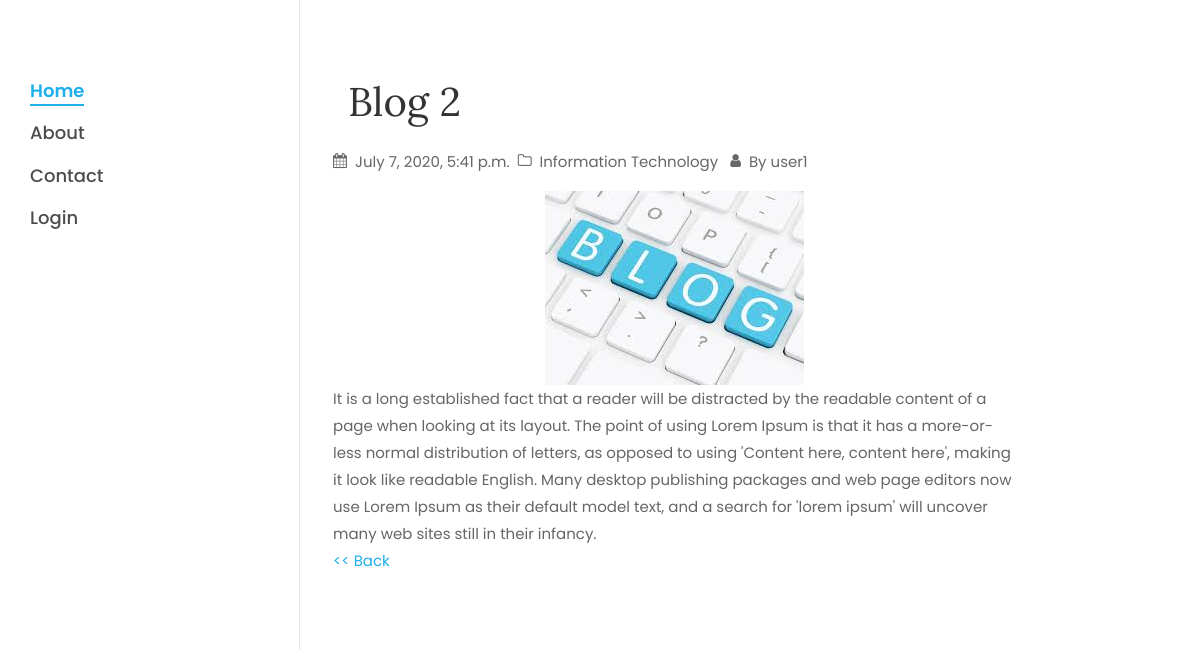
The app's page /detail/2 with its own data.
### blog/models/blog.py (models this page shows, shortened)
class Blog(models.Model):
	INACTIVE='Inactive'
	ACTIVE='Active'
	STATUS_CHOICES=((INACTIVE, 'Inactive'),(ACTIVE, 'Active'))
	blog_title = models.CharField('Blog Title', max_length=255)
	blog_category = models.ForeignKey(Category, on_delete=models.CASCADE)
	blog_user = models.ForeignKey(User, on_delete=models.CASCADE)
	blog_image = models.ImageField('Blog Image', upload_to=PathAndRename(''), blank=True)
	blog_content = models.TextField()
	blog_status = models.CharField('Status', max_length=8, choices=STATUS_CHOICES, default=ACTIVE)
	blog_created_date = models.DateTimeField(auto_now_add=True)
	blog_updated_date = models.DateTimeField(auto_now=True)
	class Meta:
		ordering = ['-id']

### blog/models/category.py (models this page shows, shortened)
class Category(models.Model):
	category_title = models.CharField('Category Title', max_length=255)
	class Meta:
		ordering = ['-id']

### blog/views/index.py (the view)
# urls.py: path('detail/<id>', views.blog_detail, name='detail'),
def blog_detail(request, id):
	categories = get_category_list()
	blog = get_object_or_404(Blog, pk=id)
	return render(request, 'blog/single.html', {'blog':blog, 'categories':categories, 'default_image':str(settings.MEDIA_URL) + str(settings.DEFAULT_USER_IMAGE)})

### blog/views/index.py (called while the page is built)
def get_category_list():
	category = Category.objects.all()
	return category

### blog/templates/blog/single.html
{% extends 'blog/base.html' %}
{% load static %}
{% load custom_filters %}
{% block main %}
		<div id="colorlib-main">
			<section class="ftco-section ftco-no-pt ftco-no-pb">
	    	<div class="container">
	    		<div class="row d-flex">
	    			<div class="col-lg-10 px-md-5 py-5">
	    				<div class="row pt-md-4">
	    					<h1 class="mb-3 col-12">{{ blog.blog_title }}</h1>
	    					<div class="meta-wrap">
								<p class="meta">
	              					<span><i class="icon-calendar mr-2"></i>{{ blog.blog_created_date }}</span>&nbsp;
	              					<span><i class="icon-folder-o mr-2"></i>{{ blog.blog_category.category_title }}</span> &nbsp;
	              					<span><i class="icon-user mr-2"></i>By {{ blog.blog_user.username }}</span>
	              				</p>
              				</div>
	    					<div class="col-12 text-center">
	    					<img src="{% if blog.blog_image %}{{ blog.blog_image.url  }}{% else %}{{ default_image }}{% endif %}" alt="" class="img-fluid">
	    					</div>
		            		<div>
		            			{{ blog.blog_content }}
		            		</div>
		            		<div>
		            			<a href="{% url 'blog:index' %}"> << Back </a>
		            		</div>
	    				</div>
			    	</div>
	    		</div>
	    	</div>
	    </section>
		</div>
{% endblock %}

### blog/static/blog/css/icomoon.css (style rules this page uses)
[class^="icon-"], [class*=" icon-"] { font-family: 'icomoon' !important; speak: none; font-style: normal; font-weight: normal; font-variant: normal; text-transform: none; line-height: 1; -webkit-font-smoothing: antialiased; -moz-osx-font-smoothing: grayscale; }
.icon-user:before { content: "\f007"; }
.icon-calendar:before { content: "\f073"; }
.icon-folder-o:before { content: "\f114"; }

### records on screen
Blog: blog_title "Blog 2", blog_created_date "July 7, 2020, 5:41 p.m.", blog_category.category_title "Information Technology", blog_user.username "user1", blog_image (picture), blog_content "It is a long established fact that a reader will be distracted by the readable content of a page when looking at its layout. The point of using Lorem Ipsum is that it has a more-or-less normal distribution of letters, as opposed to using 'Content here, content here', making it look like readable English. Many desktop publishing packages and web page editors now use Lorem Ipsum as their default model text, and a search for 'lorem ipsum' will uncover many web sites still in their infancy."
